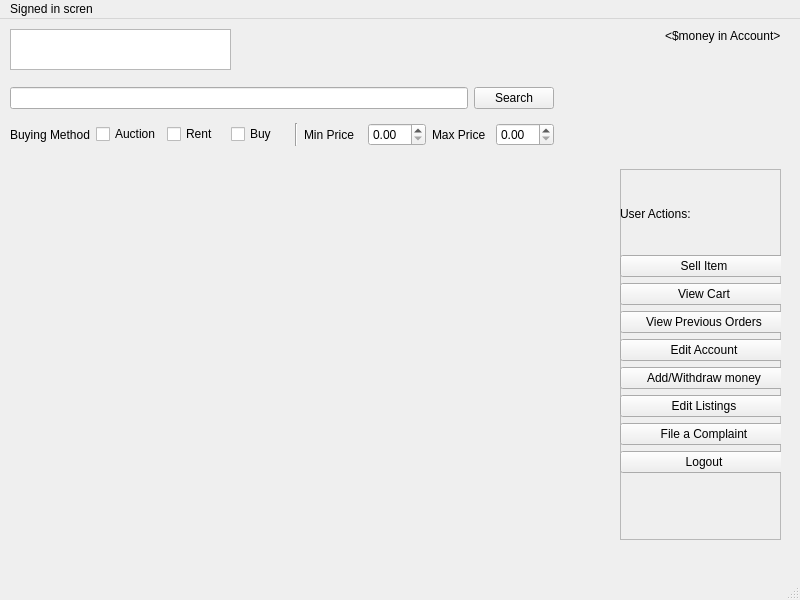
<?xml version="1.0" encoding="UTF-8"?>
<ui version="4.0">
 <class>MainWindow</class>
 <widget class="QMainWindow" name="MainWindow">
  <property name="geometry">
   <rect>
    <x>0</x>
    <y>0</y>
    <width>800</width>
    <height>600</height>
   </rect>
  </property>
  <property name="windowTitle">
   <string>MainWindow</string>
  </property>
  <widget class="QWidget" name="centralwidget">
   <widget class="QGraphicsView" name="Logo">
    <property name="geometry">
     <rect>
      <x>10</x>
      <y>10</y>
      <width>221</width>
      <height>41</height>
     </rect>
    </property>
   </widget>
   <widget class="QFrame" name="frame">
    <property name="geometry">
     <rect>
      <x>620</x>
      <y>150</y>
      <width>161</width>
      <height>371</height>
     </rect>
    </property>
    <property name="frameShape">
     <enum>QFrame::StyledPanel</enum>
    </property>
    <property name="frameShadow">
     <enum>QFrame::Raised</enum>
    </property>
    <widget class="QWidget" name="layoutWidget">
     <property name="geometry">
      <rect>
       <x>0</x>
       <y>10</y>
       <width>168</width>
       <height>294</height>
      </rect>
     </property>
     <layout class="QVBoxLayout" name="verticalLayout_4">
      <item>
       <widget class="QLabel" name="label_2">
        <property name="text">
         <string>User Actions:</string>
        </property>
       </widget>
      </item>
      <item>
       <widget class="QPushButton" name="sell_button">
        <property name="text">
         <string>Sell Item</string>
        </property>
       </widget>
      </item>
      <item>
       <widget class="QPushButton" name="cart_button">
        <property name="text">
         <string>View Cart</string>
        </property>
       </widget>
      </item>
      <item>
       <widget class="QPushButton" name="previous_orders_button">
        <property name="text">
         <string>View Previous Orders</string>
        </property>
       </widget>
      </item>
      <item>
       <widget class="QPushButton" name="edit_account_button">
        <property name="text">
         <string>Edit Account</string>
        </property>
       </widget>
      </item>
      <item>
       <widget class="QPushButton" name="withdraw_button">
        <property name="text">
         <string>Add/Withdraw money</string>
        </property>
       </widget>
      </item>
      <item>
       <widget class="QPushButton" name="edit_listings_button">
        <property name="text">
         <string>Edit Listings</string>
        </property>
       </widget>
      </item>
      <item>
       <widget class="QPushButton" name="complaint_button">
        <property name="text">
         <string>File a Complaint</string>
        </property>
       </widget>
      </item>
      <item>
       <widget class="QPushButton" name="signin_button">
        <property name="text">
         <string>Logout</string>
        </property>
       </widget>
      </item>
     </layout>
    </widget>
   </widget>
   <widget class="QWidget" name="layoutWidget">
    <property name="geometry">
     <rect>
      <x>10</x>
      <y>60</y>
      <width>544</width>
      <height>76</height>
     </rect>
    </property>
    <layout class="QVBoxLayout" name="verticalLayout">
     <item>
      <layout class="QHBoxLayout" name="horizontalLayout_3">
       <item>
        <widget class="QLineEdit" name="SearchInputBar"/>
       </item>
       <item>
        <widget class="QPushButton" name="SearchSubmissionButton">
         <property name="text">
          <string>Search</string>
         </property>
        </widget>
       </item>
      </layout>
     </item>
     <item>
      <layout class="QHBoxLayout" name="horizontalLayout">
       <item>
        <widget class="QLabel" name="label">
         <property name="text">
          <string>Buying Method</string>
         </property>
        </widget>
       </item>
       <item>
        <widget class="QCheckBox" name="AuctioncheckBox">
         <property name="text">
          <string>Auction</string>
         </property>
        </widget>
       </item>
       <item>
        <widget class="QCheckBox" name="rentcheckbox">
         <property name="text">
          <string>Rent</string>
         </property>
        </widget>
       </item>
       <item>
        <widget class="QCheckBox" name="Buycheckbox">
         <property name="text">
          <string>Buy</string>
         </property>
        </widget>
       </item>
       <item>
        <widget class="Line" name="line">
         <property name="orientation">
          <enum>Qt::Vertical</enum>
         </property>
        </widget>
       </item>
       <item>
        <widget class="QLabel" name="MinLabel">
         <property name="text">
          <string>Min Price</string>
         </property>
        </widget>
       </item>
       <item>
        <widget class="QDoubleSpinBox" name="MindoubleSpinBox"/>
       </item>
       <item>
        <widget class="QLabel" name="MinLabel_2">
         <property name="text">
          <string>Max Price</string>
         </property>
        </widget>
       </item>
       <item>
        <widget class="QDoubleSpinBox" name="MindoubleSpinBox_2"/>
       </item>
      </layout>
     </item>
    </layout>
   </widget>
   <widget class="QWidget" name="layoutWidget">
    <property name="geometry">
     <rect>
      <x>570</x>
      <y>10</y>
      <width>211</width>
      <height>15</height>
     </rect>
    </property>
    <layout class="QHBoxLayout" name="horizontalLayout_2">
     <item>
      <widget class="QLabel" name="first_name_text">
       <property name="text">
        <string>&lt;FirstName&gt;</string>
       </property>
       <property name="first_name" stdset="0">
        <string/>
       </property>
      </widget>
     </item>
     <item>
      <widget class="QLabel" name="money_text">
       <property name="text">
        <string>&lt;$money in Account&gt;</string>
       </property>
       <property name="account_money" stdset="0">
        <string/>
       </property>
      </widget>
     </item>
    </layout>
   </widget>
   <zorder>layoutWidget</zorder>
   <zorder>frame</zorder>
   <zorder>layoutWidget</zorder>
   <zorder>Logo</zorder>
  </widget>
  <widget class="QMenuBar" name="menubar">
   <property name="geometry">
    <rect>
     <x>0</x>
     <y>0</y>
     <width>800</width>
     <height>22</height>
    </rect>
   </property>
   <widget class="QMenu" name="menuSigned_in_scren">
    <property name="title">
     <string>Signed in scren</string>
    </property>
   </widget>
   <addaction name="menuSigned_in_scren"/>
  </widget>
  <widget class="QStatusBar" name="statusbar"/>
 </widget>
 <resources/>
 <connections/>
</ui>
